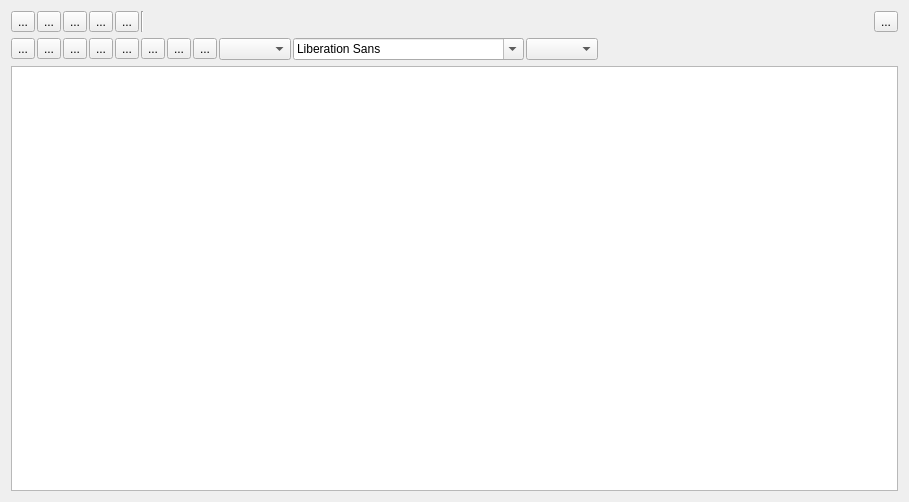
<?xml version="1.0" encoding="UTF-8"?>
<ui version="4.0">
 <class>ITextEditWidget</class>
 <widget class="QWidget" name="ITextEditWidget">
  <property name="geometry">
   <rect>
    <x>0</x>
    <y>0</y>
    <width>909</width>
    <height>502</height>
   </rect>
  </property>
  <property name="windowTitle">
   <string>Form</string>
  </property>
  <layout class="QVBoxLayout">
   <item>
    <layout class="QHBoxLayout">
     <property name="spacing">
      <number>2</number>
     </property>
     <item>
      <widget class="QToolButton" name="toolUndo">
       <property name="text">
        <string>...</string>
       </property>
       <property name="iconSize">
        <size>
         <width>24</width>
         <height>24</height>
        </size>
       </property>
      </widget>
     </item>
     <item>
      <widget class="QToolButton" name="toolRedo">
       <property name="text">
        <string>...</string>
       </property>
       <property name="iconSize">
        <size>
         <width>24</width>
         <height>24</height>
        </size>
       </property>
      </widget>
     </item>
     <item>
      <widget class="QToolButton" name="toolCut">
       <property name="text">
        <string>...</string>
       </property>
       <property name="iconSize">
        <size>
         <width>24</width>
         <height>24</height>
        </size>
       </property>
      </widget>
     </item>
     <item>
      <widget class="QToolButton" name="toolCopy">
       <property name="text">
        <string>...</string>
       </property>
       <property name="iconSize">
        <size>
         <width>24</width>
         <height>24</height>
        </size>
       </property>
      </widget>
     </item>
     <item>
      <widget class="QToolButton" name="toolPaste">
       <property name="text">
        <string>...</string>
       </property>
       <property name="iconSize">
        <size>
         <width>24</width>
         <height>24</height>
        </size>
       </property>
      </widget>
     </item>
     <item>
      <widget class="Line" name="line">
       <property name="orientation">
        <enum>Qt::Vertical</enum>
       </property>
      </widget>
     </item>
     <item>
      <spacer>
       <property name="orientation">
        <enum>Qt::Horizontal</enum>
       </property>
       <property name="sizeHint" stdset="0">
        <size>
         <width>40</width>
         <height>20</height>
        </size>
       </property>
      </spacer>
     </item>
     <item>
      <widget class="QToolButton" name="toolExit">
       <property name="text">
        <string>...</string>
       </property>
      </widget>
     </item>
    </layout>
   </item>
   <item>
    <layout class="QHBoxLayout">
     <property name="spacing">
      <number>2</number>
     </property>
     <item>
      <widget class="QToolButton" name="toolBold">
       <property name="text">
        <string>...</string>
       </property>
       <property name="iconSize">
        <size>
         <width>24</width>
         <height>24</height>
        </size>
       </property>
      </widget>
     </item>
     <item>
      <widget class="QToolButton" name="toolItalic">
       <property name="text">
        <string>...</string>
       </property>
       <property name="iconSize">
        <size>
         <width>24</width>
         <height>24</height>
        </size>
       </property>
      </widget>
     </item>
     <item>
      <widget class="QToolButton" name="toolUnder">
       <property name="text">
        <string>...</string>
       </property>
       <property name="iconSize">
        <size>
         <width>24</width>
         <height>24</height>
        </size>
       </property>
      </widget>
     </item>
     <item>
      <widget class="QToolButton" name="toolLeft">
       <property name="text">
        <string>...</string>
       </property>
       <property name="iconSize">
        <size>
         <width>24</width>
         <height>24</height>
        </size>
       </property>
      </widget>
     </item>
     <item>
      <widget class="QToolButton" name="toolCenter">
       <property name="text">
        <string>...</string>
       </property>
       <property name="iconSize">
        <size>
         <width>24</width>
         <height>24</height>
        </size>
       </property>
      </widget>
     </item>
     <item>
      <widget class="QToolButton" name="toolRight">
       <property name="text">
        <string>...</string>
       </property>
       <property name="iconSize">
        <size>
         <width>24</width>
         <height>24</height>
        </size>
       </property>
      </widget>
     </item>
     <item>
      <widget class="QToolButton" name="toolBlock">
       <property name="text">
        <string>...</string>
       </property>
       <property name="iconSize">
        <size>
         <width>24</width>
         <height>24</height>
        </size>
       </property>
      </widget>
     </item>
     <item>
      <widget class="QToolButton" name="toolColor">
       <property name="text">
        <string>...</string>
       </property>
       <property name="iconSize">
        <size>
         <width>24</width>
         <height>24</height>
        </size>
       </property>
      </widget>
     </item>
     <item>
      <widget class="QComboBox" name="comboStyle"/>
     </item>
     <item>
      <widget class="QFontComboBox" name="comboFont"/>
     </item>
     <item>
      <widget class="QComboBox" name="comboSize"/>
     </item>
     <item>
      <spacer>
       <property name="orientation">
        <enum>Qt::Horizontal</enum>
       </property>
       <property name="sizeHint" stdset="0">
        <size>
         <width>40</width>
         <height>20</height>
        </size>
       </property>
      </spacer>
     </item>
    </layout>
   </item>
   <item>
    <widget class="QTextEdit" name="textEdit"/>
   </item>
  </layout>
 </widget>
 <resources/>
 <connections/>
</ui>
